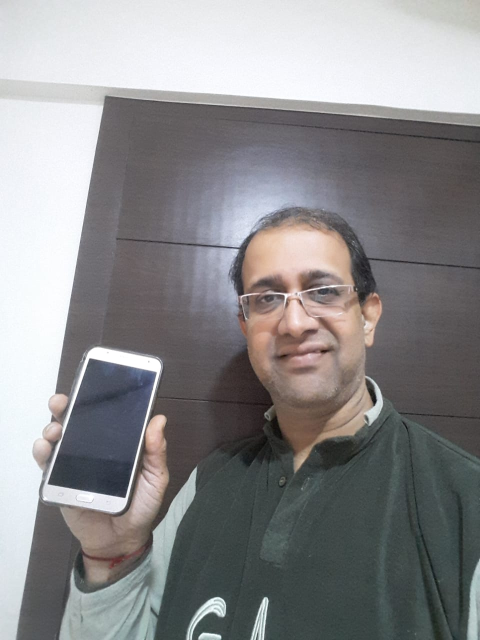
#> input picture S12/S12_1/image/Self_1.jpeg, 960 x 1280 px (shown at 1/2 size)
$ jupyter execute --allow-errors 12_1_Assignment_Yolo3.ipynb   (shell and % lines are left out)
#> lines starting #> are read from the running program, lines starting #| are printed output that depends on the picture
#> (a cell that did not finish here is left out)

#### Assignment 12.1

#### Instructions
- OpenCV Yolo: [SOURCE](https://pysource.com/2019/06/27/yolo-object-detection-using-opencv-with-python/)
url : https://pysource.com/2019/06/27/yolo-object-detection-using-opencv-with-python/
- Run this above code on your laptop or Colab.
- Take an image of yourself, holding another object which is there in COCO data set (search for COCO classes to learn).
- Run this image through the code above.
- Upload the link to GitHub implementation of this
- Upload the annotated image by YOLO

### Reference
- [YOLO object detection using Opencv with Python](https://pysource.com/2019/06/27/yolo-object-detection-using-opencv-with-python/)

## Downloaded files
- [yolov3.weights](https://drive.google.com/file/d/1n_goSSxtYNFhKCEGR6GRkN8fmbX-rOjH/view?usp=share_link)
- [yolov3.cfg](https://drive.google.com/file/d/18KDbkH2435Bt9BqV2-rPH6XOiexnP-Yp/view?usp=share_link)
- [Class names - coco.names](https://drive.google.com/file/d/1nJVVGHu8dnVJ-6lMLAeqGnJy7O0F1Kox/view?usp=share_link)

[cell 2]
import cv2
import numpy as np

[cell 3]
cv2.__version__

[cell 4]
# Drive already mounted at /content/gdrive; to attempt to forcibly remount, call drive.mount("/content/gdrive", force_remount=True).
from google.colab import drive
#> (the rest of this cell did not finish here and is left out)

#### Display Sample Image

### Define Constants

[cell 5]
IMAGE_PATH = "image/"
DIR_YOLO = "yolo_object_detection/"
#img1 = IMAGE_PATH + "sample-1.jpg"
#img2 = DIR_YOLO + "room_ser.jpg"

img1_s1 = IMAGE_PATH + "Self_1.jpeg"
#img2_s2 = DIR_YOLO + "Self_2.jpeg"

#img1_bb = IMAGE_PATH + "sample-1_bb.jpg"
#img2_bb = IMAGE_PATH + "room_ser_bb.jpg"

img1_s1bb = IMAGE_PATH + "Self_1_bb.jpg"
#img2_s2bb = IMAGE_PATH + "Self_2_bb.jpg"

YOLOV3_WEIGHTS = DIR_YOLO + "yolov3.weights"
YOLOV3_CFG = DIR_YOLO + "yolov3.cfg"
YOLOV3_CLASS_NAMES = DIR_YOLO + "coco.names"

[cell 6]
print(IMAGE_PATH)
print(img1_s1)

[cell 7]
from IPython.display import Image
print(img1_s1)
Image(filename=img1_s1)

### Load Weights, Config and Classes

#> (a cell that did not finish here is left out)

### Load image using cv2

[cell 9]
# loading image
img = cv2.imread(img1_s1)
#> img is the input picture: shape (1280, 960, 3); mean B, G, R 139.2, 137.9, 138.6
img = cv2.resize(img, None, fx=0.4, fy=0.4)
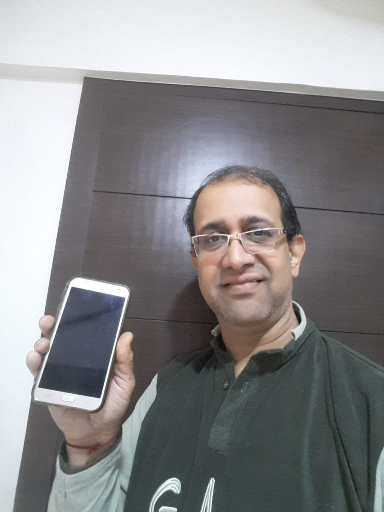
#> img: shape (512, 384, 3); mean B, G, R 139.2, 137.8, 138.5
height, width, channels = img.shape
#> height = 512; width = 384; channels = 3

print(img.shape)
#| (512, 384, 3)

### Object Detection

[cell 10]
# Detecting objects
blob = cv2.dnn.blobFromImage(img, 0.00392, (416,416), (0, 0, 0), True, crop=False)
#> (the rest of this cell did not finish here and is left out)

### Display Results

[cell 11]
# Showing information on the screen
class_ids = []
confidences = []
boxes = []
#> (the rest of this cell did not finish here and is left out)

[cell 12]
indexes = cv2.dnn.NMSBoxes(boxes, confidences, 0.5, 0.4)

#### Display result on screen

[cell 13]
from google.colab.patches import cv2_imshow

font = cv2.FONT_HERSHEY_PLAIN
for i in range(len(boxes)):
    if i in indexes:
        x, y, w, h = boxes[i]
        label = str(classes[class_ids[i]])
        color = colors[i]
        cv2.rectangle(img, (x, y), (x + w, y + h), color, 2)
        cv2.putText(img, label, (x, y + 30), font, 3, color, 2)

cv2_imshow(img)
cv2.waitKey(0)
#> Out = 27
#cv2.destroyAllWindows()

### Save Predicted Image

[cell 14]
# save image
status = cv2.imwrite( img1_s1bb, img)

print("Image written to file-system : ",status)
#| Image written to file-system :  True
